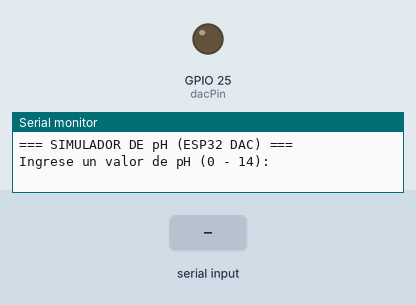
A sketch run on a simulated ESP32. Parts: output pins drawn as LEDs (lit = HIGH), the last lines printed to the serial monitor. The test bench sets the inputs (shaded band).

Above: at 1.2 s.
1.3 s: "0\n" received over Serial
At 2.5 s:
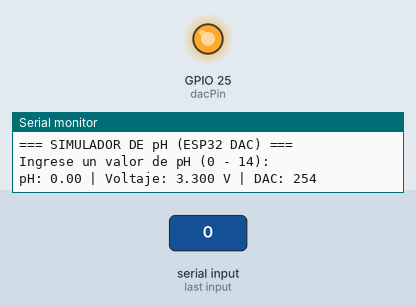
2.8 s: "5\n" received over Serial
At 3.8 s:
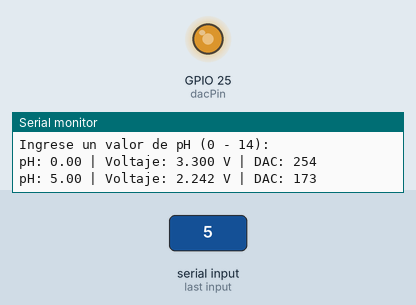
Timing chart, 0 to 5.8 s (numbered marks = the images above; inputs shaded):
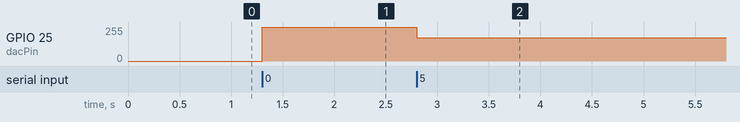

The sketch:

simulador_pH_ESP32_DAC.ino
```cpp
#include <Arduino.h>

const int dacPin = 25;

void setup() {
  Serial.begin(115200);
  Serial.println("=== SIMULADOR DE pH (ESP32 DAC) ===");
  Serial.println("Ingrese un valor de pH (0 - 14):");
}

void loop() {
  if (Serial.available()) {

    String input = Serial.readStringUntil('\n');
    input.trim();

    if (input.length() == 0) return;

    float pH = input.toFloat();

    if (pH < 0 || pH > 14) {
      Serial.println("Error: pH fuera de rango (0-14)");
      return;
    }

    float E = -0.05916 * (pH - 7);
    float Vout = 1.65 + (E * 5.0);

    if (Vout < 0) Vout = 0;
    if (Vout > 3.3) Vout = 3.3;

    int dacValue = (Vout / 3.3) * 255;

    dacWrite(dacPin, dacValue);

    Serial.print("pH: ");
    Serial.print(pH, 2);
    Serial.print(" | Voltaje: ");
    Serial.print(Vout, 3);
    Serial.print(" V | DAC: ");
    Serial.println(dacValue);
  }
}
```

Measured:
- after the input at 1.3 s, GPIO 25 (dacPin): 0/255 → 254/255 at once
- after the input at 2.8 s, GPIO 25 (dacPin): 254/255 → 173/255 at once
